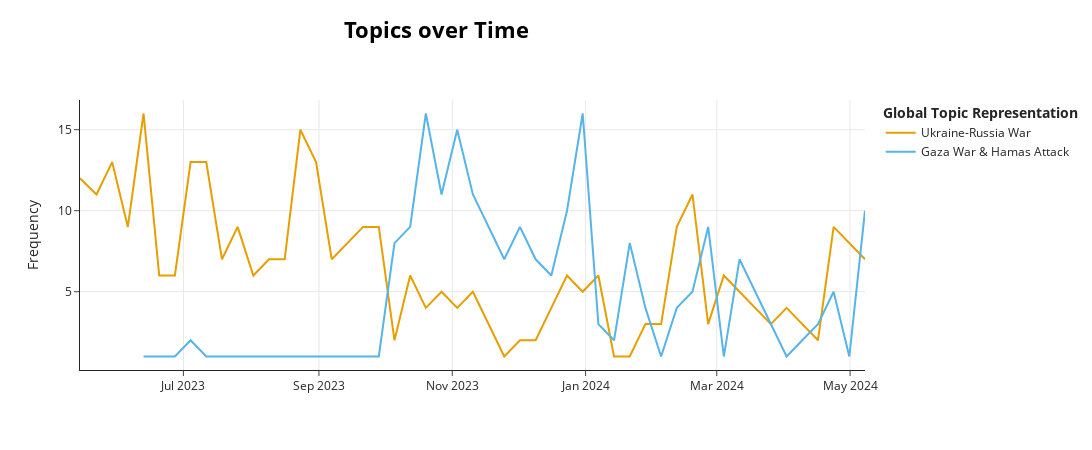

Notebook code for this chart:
### Code cell
model.visualize_topics_over_time(topics_over_time_df, topics=[8, 18], custom_labels=True)

### Figure 1 — Plotly figure (JSON) as saved in the notebook; plotly's stock layout.template omitted (floating-point values rounded to 4 significant figures)
{"data": [{"hoverinfo": "text", "hovertext": ["<b>Topic 8</b><br>Words: ukraine, ukrainian, russian, counteroffensive, kyiv", "<b>Topic 8</b><br>Words: ukraine, fighter, russian, seizing, divert", "<b>Topic 8</b><br>Words: russian, ukraine, kyiv, ukrainian, assault", "<b>Topic 8</b><br>Words: counteroffensive, ukrainian, donetsk, ukraine, milatovic", "<b>Topic 8</b><br>Words: ukraine, counteroffensive, russian, ukrainian, recapture", "<b>Topic 8</b><br>Words: counteroffensive, kyiv, ukraine, dispense, minefield", "<b>Topic 8</b><br>Words: idling, gernot, addario, lynsey, ukrainian", "<b>Topic 8</b><br>Words: ukraine, ukrainian, troop, russian, fencer", "<b>Topic 8</b><br>Words: ukrainian, ukraine, counteroffensive, battlefield, russian", "<b>Topic 8</b><br>Words: ukraine, ukrainian, obstacle, shapovalova, shapovalov", "<b>Topic 8</b><br>Words: russian, ukraine, kyiv, counteroffensive, ukrainian", "<b>Topic 8</b><br>Words: ukraine, normality, reverted, nadia, donetsk", "<b>Topic 8</b><br>Words: ukraine, kupiansk, ukrainian, airfield, anticorruption", "<b>Topic 8</b><br>Words: ukrainian, counteroffensive, ukraine, misallocated, troop", "<b>Topic 8</b><br>Words: ukrainian, ukraine, russia, russian, invasion", "<b>Topic 8</b><br>Words: ukraine, ukrainian, russia, kyiv, invasion", "<b>Topic 8</b><br>Words: ukraine, mesquite, precipitated, wrench, disorganization", "<b>Topic 8</b><br>Words: ukraine, ukrainian, russian, mufti, klishchiivka", "<b>Topic 8</b><br>Words: ukrainian, ukraine, darnytsia, saki, atrophy", "<b>Topic 8</b><br>Words: ukraine, kyiv, russia, nonlethal, workaround", "<b>Topic 8</b><br>Words: annexed, ukrainian, intensifying, seize, region", "<b>Topic 8</b><br>Words: ukraine, initiative, ukrainian, atacms, memento", "<b>Topic 8</b><br>Words: nepali, bridgehead, ferocity, ukraine, lured", "<b>Topic 8</b><br>Words: dagestan, makhachkala, russian, avdiivka, predominantly", "<b>Topic 8</b><br>Words: ukrainian, refilling, hinging, infantilized, army", "<b>Topic 8</b><br>Words: naval, seipel, ukrainian, russian, ukraine", "<b>Topic 8</b><br>Words: tatar, jamala, continual, annexed, sliver", "<b>Topic 8</b><br>Words: revitalize, olaf, scholz, chancellor, promised", "<b>Topic 8</b><br>Words: dnipro, posing, battlefield, dominance, hopeful", "<b>Topic 8</b><br>Words: softening, outlasting, urgently, aggression, stronger", "<b>Topic 8</b><br>Words: ukraine, renewal, recruitment, footing, reservation", "<b>Topic 8</b><br>Words: ukrainian, ukraine, sneaked, azovstal, trustworthy", "<b>Topic 8</b><br>Words: rommel, ukraine, sahara, guerrilla, belgorod", "<b>Topic 8</b><br>Words: kyiv, trofimov, yaroslav, ukrainian, outnumbered", "<b>Topic 8</b><br>Words: megaphone, boiling, kharkiv, bombardment, serf", "<b>Topic 8</b><br>Words: ramic, mirza, bosnian, electronic, refuge", "<b>Topic 8</b><br>Words: expanse, shrubby, mikkelsen, outmanned, mads", "<b>Topic 8</b><br>Words: sabotaged, kyiv, zaluzhny, valery, rampant", "<b>Topic 8</b><br>Words: avdiivka, ukrainian, ukraine, force, encircle", "<b>Topic 8</b><br>Words: ukrainian, ukraine, troop, kyiv, seleznyova", "<b>Topic 8</b><br>Words: expend, transnistria, onslaught, acceptable, avdiivka", "<b>Topic 8</b><br>Words: ukraine, propagandist, pomerantsev, russian, volunteering", "<b>Topic 8</b><br>Words: debunk, russian, refocus, horrifying, ukraine", "<b>Topic 8</b><br>Words: underline, avdiivka, backer, elusive, bloc", "<b>Topic 8</b><br>Words: froze, tolerance, czech, circulated, battlefield", "<b>Topic 8</b><br>Words: ukraine, nonstarter, hunkered, exiled, admitting", "<b>Topic 8</b><br>Words: kiosk, replenishing, conscription, draconian, mobilizing", "<b>Topic 8</b><br>Words: moldova, cautionary, ignore, zone, considers", "<b>Topic 8</b><br>Words: atacms, ukraine, russian, ukrainian, russia", "<b>Topic 8</b><br>Words: ukrainian, kharkiv, stretched, ukraine, russian"], "marker": {"color": "#E69F00"}, "mode": "lines", "name": "Ukraine-Russia War", "type": "scatter", "x": ["2023-05-14 16:37:44.952999936+00:00", "2023-05-22 05:37:04.098039296+00:00", "2023-05-29 09:49:26.196078336+00:00", "2023-06-05 14:01:48.294117632+00:00", "2023-06-12 18:14:10.392156928+00:00", "2023-06-19 22:26:32.490195968+00:00", "2023-06-27 02:38:54.588235264+00:00", "2023-07-04 06:51:16.686274560+00:00", "2023-07-11 11:03:38.784313600+00:00", "2023-07-18 15:16:00.882352896+00:00", "2023-07-25 19:28:22.980392192+00:00", "2023-08-01 23:40:45.078431488+00:00", "2023-08-09 03:53:07.176470528+00:00", "2023-08-16 08:05:29.274509824+00:00", "2023-08-23 12:17:51.372549120+00:00", "2023-08-30 16:30:13.470588160+00:00", "2023-09-06 20:42:35.568627456+00:00", "2023-09-14 00:54:57.666666752+00:00", "2023-09-21 05:07:19.764705792+00:00", "2023-09-28 09:19:41.862745088+00:00", "2023-10-05 13:32:03.960784384+00:00", "2023-10-12 17:44:26.058823424+00:00", "2023-10-19 21:56:48.156862720+00:00", "2023-10-27 02:09:10.254902016+00:00", "2023-11-03 06:21:32.352941056+00:00", "2023-11-10 10:33:54.450980352+00:00", "2023-11-17 14:46:16.549019648+00:00", "2023-11-24 18:58:38.647058944+00:00", "2023-12-01 23:11:00.745097984+00:00", "2023-12-09 03:23:22.843137280+00:00", "2023-12-16 07:35:44.941176576+00:00", "2023-12-23 11:48:07.039215616+00:00", "2023-12-30 16:00:29.137254912+00:00", "2024-01-06 20:12:51.235294208+00:00", "2024-01-14 00:25:13.333333248+00:00", "2024-01-21 04:37:35.431372544+00:00", "2024-01-28 08:49:57.529411840+00:00", "2024-02-04 13:02:19.627450880+00:00", "2024-02-11 17:14:41.725490176+00:00", "2024-02-18 21:27:03.823529472+00:00", "2024-02-26 01:39:25.921568512+00:00", "2024-03-04 05:51:48.019607808+00:00", "2024-03-11 10:04:10.117647104+00:00", "2024-03-18 14:16:32.215686144+00:00", "2024-03-25 18:28:54.313725440+00:00", "2024-04-01 22:41:16.411764736+00:00", "2024-04-09 02:53:38.509804032+00:00", "2024-04-16 07:06:00.607843072+00:00", "2024-04-23 11:18:22.705882368+00:00", "2024-05-07 19:43:06.901960704+00:00"], "y": [12, 11, 13, 9, 16, 6, 6, 13, 13, 7, 9, 6, 7, 7, 15, 13, 7, 8, 9, 9, 2, 6, 4, 5, 4, 5, 3, 1, 2, 2, 4, 6, 5, 6, 1, 1, 3, 3, 9, 11, 3, 6, 5, 4, 3, 4, 3, 2, 9, 7]}, {"hoverinfo": "text", "hovertext": ["<b>Topic 18</b><br>Words: omar, assad, punished, involved, army", "<b>Topic 18</b><br>Words: militancy, reprisal, hotbed, absent, extremist", "<b>Topic 18</b><br>Words: jenin, ministry, militant, palestinian, refugee", "<b>Topic 18</b><br>Words: jenin, incursion, palestinian, least, dead", "<b>Topic 18</b><br>Words: abbas, mahmoud, jenin, relic, ruler", "<b>Topic 18</b><br>Words: yom, kippur, aviv, tel, weaken", "<b>Topic 18</b><br>Words: hamas, israel, militant, gaza, israeli", "<b>Topic 18</b><br>Words: hamas, demolishing, gaza, capacity, israel", "<b>Topic 18</b><br>Words: gaza, hamas, israel, israeli, palestinian", "<b>Topic 18</b><br>Words: gaza, hamas, israeli, settler, oct", "<b>Topic 18</b><br>Words: gaza, hamas, israel, oct, palestinian", "<b>Topic 18</b><br>Words: gaza, hamas, israel, militant, palestinian", "<b>Topic 18</b><br>Words: gaza, hamas, shin, unattainable, wiping", "<b>Topic 18</b><br>Words: gaza, israel, militant, hamas, military", "<b>Topic 18</b><br>Words: targeted, gaza, restrain, hamas, worsen", "<b>Topic 18</b><br>Words: gaza, israel, nearing, hamas, surpassed", "<b>Topic 18</b><br>Words: gaza, israel, hamas, israeli, nur", "<b>Topic 18</b><br>Words: hamas, arouri, saleh, gaza, israel", "<b>Topic 18</b><br>Words: bureij, dahdouh, hamza, al, fleeting", "<b>Topic 18</b><br>Words: eased, forged, revived, partnership, northern", "<b>Topic 18</b><br>Words: gaza, strip, fortress, statehood, insisting", "<b>Topic 18</b><br>Words: hostile, spilling, grind, fatality, reservist", "<b>Topic 18</b><br>Words: straining, relationship, nation, gaza, war", "<b>Topic 18</b><br>Words: toll, bernie, sander, gaza, gazan", "<b>Topic 18</b><br>Words: southernmost, embodies, tel, aviv, plaza", "<b>Topic 18</b><br>Words: gaza, palestinian, israel, undercount, deflect", "<b>Topic 18</b><br>Words: bitterly, odds, strip, inquiry, allegation", "<b>Topic 18</b><br>Words: targeted, gaza, hamas, israel, marwan", "<b>Topic 18</b><br>Words: issa, gaza, planner, presumed, wherever", "<b>Topic 18</b><br>Words: sorely, retake, destructive, farther, resilience", "<b>Topic 18</b><br>Words: protocol, kitchen, suggest, organization, seven", "<b>Topic 18</b><br>Words: disjointed, ismail, haniyeh, operative, climbed", "<b>Topic 18</b><br>Words: archnemesis, erodes, restless, eliminate, voiced", "<b>Topic 18</b><br>Words: polin, grievously, gaza, degraded, capability", "<b>Topic 18</b><br>Words: conduit, kerem, shalom, mortar, badly", "<b>Topic 18</b><br>Words: gaza, withhold, israel, hamas, sinwar"], "marker": {"color": "#56B4E9"}, "mode": "lines", "name": "Gaza War & Hamas Attack", "type": "scatter", "x": ["2023-06-12 18:14:10.392156928+00:00", "2023-06-19 22:26:32.490195968+00:00", "2023-06-27 02:38:54.588235264+00:00", "2023-07-04 06:51:16.686274560+00:00", "2023-07-11 11:03:38.784313600+00:00", "2023-09-28 09:19:41.862745088+00:00", "2023-10-05 13:32:03.960784384+00:00", "2023-10-12 17:44:26.058823424+00:00", "2023-10-19 21:56:48.156862720+00:00", "2023-10-27 02:09:10.254902016+00:00", "2023-11-03 06:21:32.352941056+00:00", "2023-11-10 10:33:54.450980352+00:00", "2023-11-24 18:58:38.647058944+00:00", "2023-12-01 23:11:00.745097984+00:00", "2023-12-09 03:23:22.843137280+00:00", "2023-12-16 07:35:44.941176576+00:00", "2023-12-23 11:48:07.039215616+00:00", "2023-12-30 16:00:29.137254912+00:00", "2024-01-06 20:12:51.235294208+00:00", "2024-01-14 00:25:13.333333248+00:00", "2024-01-21 04:37:35.431372544+00:00", "2024-01-28 08:49:57.529411840+00:00", "2024-02-04 13:02:19.627450880+00:00", "2024-02-11 17:14:41.725490176+00:00", "2024-02-18 21:27:03.823529472+00:00", "2024-02-26 01:39:25.921568512+00:00", "2024-03-04 05:51:48.019607808+00:00", "2024-03-11 10:04:10.117647104+00:00", "2024-03-18 14:16:32.215686144+00:00", "2024-03-25 18:28:54.313725440+00:00", "2024-04-01 22:41:16.411764736+00:00", "2024-04-09 02:53:38.509804032+00:00", "2024-04-16 07:06:00.607843072+00:00", "2024-04-23 11:18:22.705882368+00:00", "2024-04-30 15:30:44.803921664+00:00", "2024-05-07 19:43:06.901960704+00:00"], "y": [1, 1, 1, 2, 1, 1, 8, 9, 16, 11, 15, 11, 7, 9, 7, 6, 10, 16, 3, 2, 8, 4, 1, 4, 5, 9, 1, 7, 5, 3, 1, 2, 3, 5, 1, 10]}], "layout": {"height": 450, "hoverlabel": {"bgcolor": "white", "font": {"family": "Rockwell", "size": 16}}, "legend": {"title": {"text": "<b>Global Topic Representation"}}, "title": {"font": {"color": "Black", "size": 22}, "text": "<b>Topics over Time</b>", "x": 0.4, "xanchor": "center", "y": 0.95, "yanchor": "top"}, "width": 1250, "xaxis": {"showgrid": true}, "yaxis": {"showgrid": true, "title": {"text": "Frequency"}}}}
